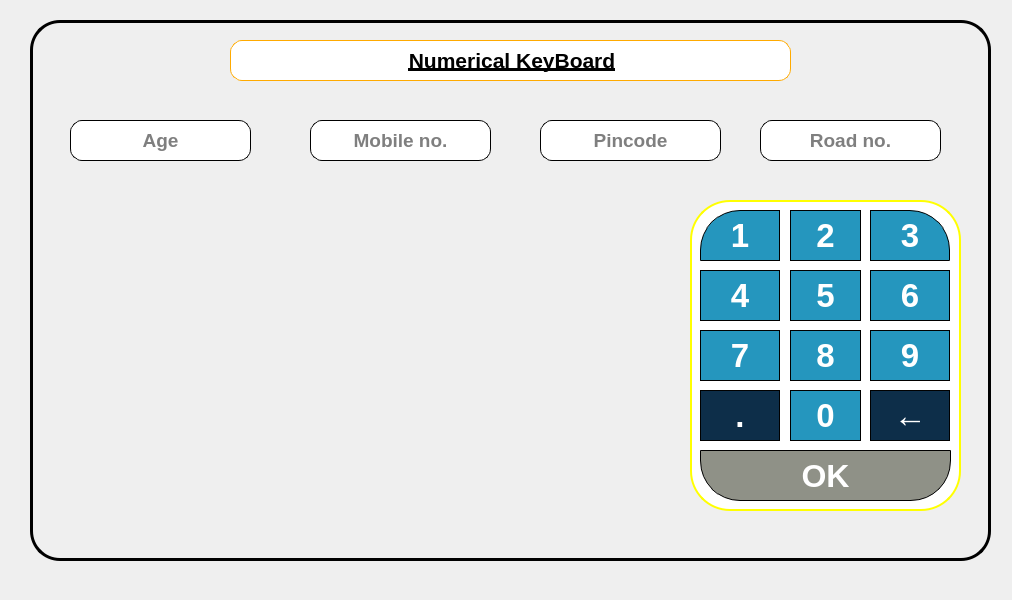
<?xml version="1.0" encoding="UTF-8"?>
<ui version="4.0">
 <class>MainWindow</class>
 <widget class="QMainWindow" name="MainWindow">
  <property name="geometry">
   <rect>
    <x>0</x>
    <y>0</y>
    <width>1012</width>
    <height>600</height>
   </rect>
  </property>
  <property name="windowTitle">
   <string>MainWindow</string>
  </property>
  <widget class="QWidget" name="centralwidget">
   <widget class="QFrame" name="frame">
    <property name="geometry">
     <rect>
      <x>30</x>
      <y>20</y>
      <width>961</width>
      <height>541</height>
     </rect>
    </property>
    <property name="font">
     <font>
      <pointsize>3</pointsize>
     </font>
    </property>
    <property name="styleSheet">
     <string notr="true">border: 3px solid black;
background-image: url(:/backg/qt designer/istockphoto-1000x534.jpg);
border-radius: 30px;</string>
    </property>
    <property name="frameShape">
     <enum>QFrame::StyledPanel</enum>
    </property>
    <property name="frameShadow">
     <enum>QFrame::Raised</enum>
    </property>
    <widget class="QFrame" name="frame_2">
     <property name="geometry">
      <rect>
       <x>660</x>
       <y>180</y>
       <width>271</width>
       <height>311</height>
      </rect>
     </property>
     <property name="styleSheet">
      <string notr="true">background: none;
background-color: rgb(255, 255, 255);
border: 2px solid #ffff00;
border-radius:40px;</string>
     </property>
     <property name="frameShape">
      <enum>QFrame::StyledPanel</enum>
     </property>
     <property name="frameShadow">
      <enum>QFrame::Raised</enum>
     </property>
     <widget class="QPushButton" name="pushButton">
      <property name="geometry">
       <rect>
        <x>10</x>
        <y>250</y>
        <width>251</width>
        <height>51</height>
       </rect>
      </property>
      <property name="font">
       <font>
        <family>Arial</family>
        <pointsize>24</pointsize>
        <weight>75</weight>
        <bold>true</bold>
       </font>
      </property>
      <property name="styleSheet">
       <string notr="true">border: 1px solid black;
color: rgb(255, 255, 255);
background:none;
background-color: rgb(143, 145, 135);
border-top-left-radius:1px;

border-top-right-radius:1px;</string>
      </property>
      <property name="text">
       <string>OK</string>
      </property>
     </widget>
     <widget class="QPushButton" name="pushButton_2">
      <property name="geometry">
       <rect>
        <x>10</x>
        <y>190</y>
        <width>80</width>
        <height>51</height>
       </rect>
      </property>
      <property name="font">
       <font>
        <family>Arial</family>
        <pointsize>25</pointsize>
        <weight>75</weight>
        <bold>true</bold>
       </font>
      </property>
      <property name="styleSheet">
       <string notr="true">color: rgb(255, 255, 255);
background:none;
border: 1px solid black;
background-color: #0d2e49;</string>
      </property>
      <property name="text">
       <string>.</string>
      </property>
     </widget>
     <widget class="QPushButton" name="pushButton_3">
      <property name="geometry">
       <rect>
        <x>180</x>
        <y>190</y>
        <width>80</width>
        <height>51</height>
       </rect>
      </property>
      <property name="font">
       <font>
        <family>Arial</family>
        <pointsize>25</pointsize>
        <weight>75</weight>
        <bold>true</bold>
       </font>
      </property>
      <property name="styleSheet">
       <string notr="true">color: rgb(255, 255, 255);
background:none;
border: 1px solid black;
background-color: #0d2e49;</string>
      </property>
      <property name="text">
       <string>←</string>
      </property>
     </widget>
     <widget class="QPushButton" name="pushButton_4">
      <property name="geometry">
       <rect>
        <x>100</x>
        <y>190</y>
        <width>71</width>
        <height>51</height>
       </rect>
      </property>
      <property name="font">
       <font>
        <family>Arial</family>
        <pointsize>25</pointsize>
        <weight>75</weight>
        <bold>true</bold>
       </font>
      </property>
      <property name="styleSheet">
       <string notr="true">color: rgb(255, 255, 255);
background:none;
border: 1px solid black;
background-color: rgb(37, 150, 190);</string>
      </property>
      <property name="text">
       <string>0</string>
      </property>
     </widget>
     <widget class="QPushButton" name="pushButton_5">
      <property name="geometry">
       <rect>
        <x>10</x>
        <y>70</y>
        <width>80</width>
        <height>51</height>
       </rect>
      </property>
      <property name="font">
       <font>
        <family>Arial</family>
        <pointsize>25</pointsize>
        <weight>75</weight>
        <bold>true</bold>
       </font>
      </property>
      <property name="styleSheet">
       <string notr="true">color: rgb(255, 255, 255);
background:none;
border: 1px solid black;
background-color: rgb(37, 150, 190);</string>
      </property>
      <property name="text">
       <string>4</string>
      </property>
     </widget>
     <widget class="QPushButton" name="pushButton_6">
      <property name="geometry">
       <rect>
        <x>10</x>
        <y>130</y>
        <width>80</width>
        <height>51</height>
       </rect>
      </property>
      <property name="font">
       <font>
        <family>Arial</family>
        <pointsize>25</pointsize>
        <weight>75</weight>
        <bold>true</bold>
       </font>
      </property>
      <property name="styleSheet">
       <string notr="true">color: rgb(255, 255, 255);
background:none;
border: 1px solid black;
background-color: rgb(37, 150, 190);</string>
      </property>
      <property name="text">
       <string>7</string>
      </property>
     </widget>
     <widget class="QPushButton" name="pushButton_7">
      <property name="geometry">
       <rect>
        <x>100</x>
        <y>70</y>
        <width>71</width>
        <height>51</height>
       </rect>
      </property>
      <property name="font">
       <font>
        <family>Arial</family>
        <pointsize>25</pointsize>
        <weight>75</weight>
        <bold>true</bold>
       </font>
      </property>
      <property name="styleSheet">
       <string notr="true">color: rgb(255, 255, 255);
background:none;
border: 1px solid black;
background-color: rgb(37, 150, 190);</string>
      </property>
      <property name="text">
       <string>5</string>
      </property>
     </widget>
     <widget class="QPushButton" name="pushButton_8">
      <property name="geometry">
       <rect>
        <x>100</x>
        <y>130</y>
        <width>71</width>
        <height>51</height>
       </rect>
      </property>
      <property name="font">
       <font>
        <family>Arial</family>
        <pointsize>25</pointsize>
        <weight>75</weight>
        <bold>true</bold>
       </font>
      </property>
      <property name="styleSheet">
       <string notr="true">color: rgb(255, 255, 255);
background:none;
border: 1px solid black;
background-color: rgb(37, 150, 190);</string>
      </property>
      <property name="text">
       <string>8</string>
      </property>
     </widget>
     <widget class="QPushButton" name="pushButton_9">
      <property name="geometry">
       <rect>
        <x>180</x>
        <y>130</y>
        <width>80</width>
        <height>51</height>
       </rect>
      </property>
      <property name="font">
       <font>
        <family>Arial</family>
        <pointsize>25</pointsize>
        <weight>75</weight>
        <bold>true</bold>
       </font>
      </property>
      <property name="styleSheet">
       <string notr="true">color: rgb(255, 255, 255);
background:none;
border: 1px solid black;
background-color: rgb(37, 150, 190);</string>
      </property>
      <property name="text">
       <string>9</string>
      </property>
     </widget>
     <widget class="QPushButton" name="pushButton_10">
      <property name="geometry">
       <rect>
        <x>180</x>
        <y>70</y>
        <width>80</width>
        <height>51</height>
       </rect>
      </property>
      <property name="font">
       <font>
        <family>Arial</family>
        <pointsize>25</pointsize>
        <weight>75</weight>
        <bold>true</bold>
       </font>
      </property>
      <property name="styleSheet">
       <string notr="true">color: rgb(255, 255, 255);
background:none;
border: 1px solid black;
background-color: rgb(37, 150, 190);</string>
      </property>
      <property name="text">
       <string>6</string>
      </property>
     </widget>
     <widget class="QPushButton" name="pushButton_11">
      <property name="geometry">
       <rect>
        <x>10</x>
        <y>10</y>
        <width>80</width>
        <height>51</height>
       </rect>
      </property>
      <property name="font">
       <font>
        <family>Arial</family>
        <pointsize>25</pointsize>
        <weight>75</weight>
        <bold>true</bold>
       </font>
      </property>
      <property name="mouseTracking">
       <bool>false</bool>
      </property>
      <property name="styleSheet">
       <string notr="true">background:none;
border: 1px solid black;
background-color: rgb(37, 150, 190);
border-bottom-left-radius:1px;
color: rgb(255, 255, 255);</string>
      </property>
      <property name="text">
       <string>1</string>
      </property>
     </widget>
     <widget class="QPushButton" name="pushButton_12">
      <property name="geometry">
       <rect>
        <x>100</x>
        <y>10</y>
        <width>71</width>
        <height>51</height>
       </rect>
      </property>
      <property name="font">
       <font>
        <family>Arial</family>
        <pointsize>25</pointsize>
        <weight>75</weight>
        <bold>true</bold>
       </font>
      </property>
      <property name="styleSheet">
       <string notr="true">color: rgb(255, 255, 255);
background:none;
color: rgb(255, 255, 255);
border: 1px solid black;
background-color: rgb(37, 150, 190);</string>
      </property>
      <property name="text">
       <string>2</string>
      </property>
     </widget>
     <widget class="QPushButton" name="pushButton_13">
      <property name="geometry">
       <rect>
        <x>180</x>
        <y>10</y>
        <width>80</width>
        <height>51</height>
       </rect>
      </property>
      <property name="font">
       <font>
        <family>Arial</family>
        <pointsize>25</pointsize>
        <weight>75</weight>
        <bold>true</bold>
       </font>
      </property>
      <property name="styleSheet">
       <string notr="true">color: rgb(255, 255, 255);
background:none;
border: 1px solid black;
background-color: rgb(37, 150, 190);
border-bottom-right-radius:1px;</string>
      </property>
      <property name="text">
       <string>3</string>
      </property>
     </widget>
    </widget>
    <widget class="QLineEdit" name="lineEdit">
     <property name="geometry">
      <rect>
       <x>40</x>
       <y>100</y>
       <width>181</width>
       <height>41</height>
      </rect>
     </property>
     <property name="font">
      <font>
       <family>Arial</family>
       <pointsize>14</pointsize>
       <weight>75</weight>
       <bold>true</bold>
      </font>
     </property>
     <property name="styleSheet">
      <string notr="true">background: none;
border: 1px solid black;
border-radius: 12px;</string>
     </property>
     <property name="alignment">
      <set>Qt::AlignCenter</set>
     </property>
     <property name="placeholderText">
      <string>Age</string>
     </property>
     <property name="cursorMoveStyle">
      <enum>Qt::LogicalMoveStyle</enum>
     </property>
     <property name="clearButtonEnabled">
      <bool>true</bool>
     </property>
    </widget>
    <widget class="QLabel" name="label">
     <property name="geometry">
      <rect>
       <x>200</x>
       <y>20</y>
       <width>561</width>
       <height>41</height>
      </rect>
     </property>
     <property name="styleSheet">
      <string notr="true">border: 1px solid #ffaa00;
border-radius: 12px;
background: none;
background-color: rgb(255, 255, 255);</string>
     </property>
     <property name="text">
      <string>&lt;html&gt;&lt;head/&gt;&lt;body&gt;&lt;p align=&quot;center&quot;&gt;&lt;span style=&quot; font-size:16pt; font-weight:600; text-decoration: underline;&quot;&gt;Numerical KeyBoard&lt;/span&gt;&lt;/p&gt;&lt;/body&gt;&lt;/html&gt;</string>
     </property>
    </widget>
    <widget class="QLineEdit" name="lineEdit_2">
     <property name="geometry">
      <rect>
       <x>280</x>
       <y>100</y>
       <width>181</width>
       <height>41</height>
      </rect>
     </property>
     <property name="font">
      <font>
       <family>Arial</family>
       <pointsize>14</pointsize>
       <weight>75</weight>
       <bold>true</bold>
      </font>
     </property>
     <property name="styleSheet">
      <string notr="true">background: none;
border: 1px solid black;
border-radius: 12px;</string>
     </property>
     <property name="alignment">
      <set>Qt::AlignCenter</set>
     </property>
     <property name="placeholderText">
      <string>Mobile no.</string>
     </property>
     <property name="cursorMoveStyle">
      <enum>Qt::LogicalMoveStyle</enum>
     </property>
     <property name="clearButtonEnabled">
      <bool>true</bool>
     </property>
    </widget>
    <widget class="QLineEdit" name="lineEdit_3">
     <property name="geometry">
      <rect>
       <x>510</x>
       <y>100</y>
       <width>181</width>
       <height>41</height>
      </rect>
     </property>
     <property name="font">
      <font>
       <family>Arial</family>
       <pointsize>14</pointsize>
       <weight>75</weight>
       <bold>true</bold>
      </font>
     </property>
     <property name="styleSheet">
      <string notr="true">background: none;
border: 1px solid black;
border-radius: 12px;</string>
     </property>
     <property name="alignment">
      <set>Qt::AlignCenter</set>
     </property>
     <property name="placeholderText">
      <string>Pincode</string>
     </property>
     <property name="cursorMoveStyle">
      <enum>Qt::LogicalMoveStyle</enum>
     </property>
     <property name="clearButtonEnabled">
      <bool>true</bool>
     </property>
    </widget>
    <widget class="QLineEdit" name="lineEdit_4">
     <property name="geometry">
      <rect>
       <x>730</x>
       <y>100</y>
       <width>181</width>
       <height>41</height>
      </rect>
     </property>
     <property name="font">
      <font>
       <family>Arial</family>
       <pointsize>14</pointsize>
       <weight>75</weight>
       <bold>true</bold>
      </font>
     </property>
     <property name="styleSheet">
      <string notr="true">background: none;
border: 1px solid black;
border-radius: 12px;</string>
     </property>
     <property name="alignment">
      <set>Qt::AlignCenter</set>
     </property>
     <property name="placeholderText">
      <string>Road no.</string>
     </property>
     <property name="cursorMoveStyle">
      <enum>Qt::LogicalMoveStyle</enum>
     </property>
     <property name="clearButtonEnabled">
      <bool>true</bool>
     </property>
    </widget>
   </widget>
  </widget>
 </widget>
 <resources>
  <include location="C:/Users/win 10/Desktop/resource file.qrc"/>
 </resources>
 <connections/>
</ui>
